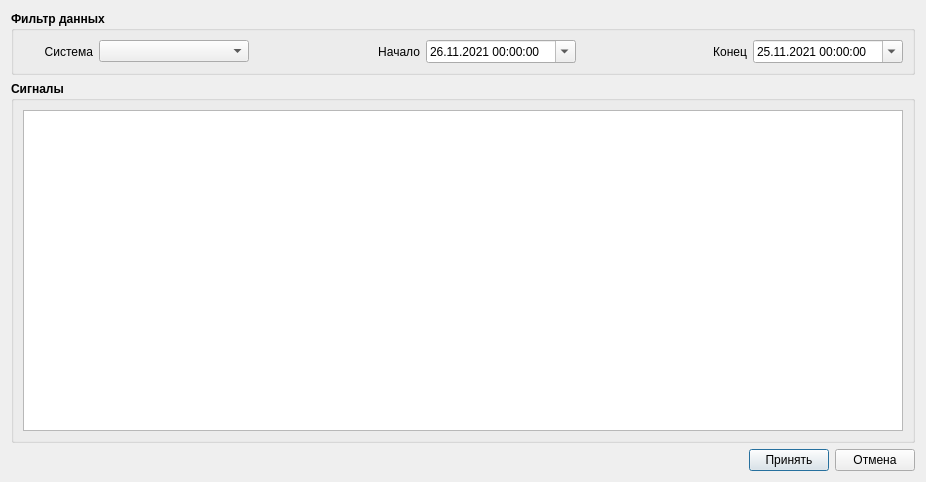
<?xml version="1.0" encoding="UTF-8"?>
<ui version="4.0">
 <class>DataFilterEditorDialog</class>
 <widget class="QDialog" name="DataFilterEditorDialog">
  <property name="geometry">
   <rect>
    <x>0</x>
    <y>0</y>
    <width>926</width>
    <height>482</height>
   </rect>
  </property>
  <property name="windowTitle">
   <string>Фильтр данных для восстановления</string>
  </property>
  <layout class="QVBoxLayout" name="verticalLayout">
   <item>
    <widget class="QGroupBox" name="groupBox_3">
     <property name="font">
      <font>
       <weight>75</weight>
       <bold>true</bold>
      </font>
     </property>
     <property name="title">
      <string>Фильтр данных</string>
     </property>
     <layout class="QHBoxLayout" name="horizontalLayout_2">
      <item>
       <widget class="QLabel" name="label_5">
        <property name="minimumSize">
         <size>
          <width>70</width>
          <height>0</height>
         </size>
        </property>
        <property name="maximumSize">
         <size>
          <width>70</width>
          <height>16777215</height>
         </size>
        </property>
        <property name="font">
         <font>
          <weight>50</weight>
          <bold>false</bold>
         </font>
        </property>
        <property name="text">
         <string>Система</string>
        </property>
        <property name="alignment">
         <set>Qt::AlignRight|Qt::AlignTrailing|Qt::AlignVCenter</set>
        </property>
       </widget>
      </item>
      <item>
       <widget class="QComboBox" name="comboBox">
        <property name="minimumSize">
         <size>
          <width>150</width>
          <height>0</height>
         </size>
        </property>
       </widget>
      </item>
      <item>
       <spacer name="horizontalSpacer_2">
        <property name="orientation">
         <enum>Qt::Horizontal</enum>
        </property>
        <property name="sizeHint" stdset="0">
         <size>
          <width>88</width>
          <height>20</height>
         </size>
        </property>
       </spacer>
      </item>
      <item>
       <widget class="QLabel" name="label">
        <property name="minimumSize">
         <size>
          <width>70</width>
          <height>0</height>
         </size>
        </property>
        <property name="maximumSize">
         <size>
          <width>70</width>
          <height>16777215</height>
         </size>
        </property>
        <property name="font">
         <font>
          <weight>50</weight>
          <bold>false</bold>
         </font>
        </property>
        <property name="text">
         <string>Начало</string>
        </property>
        <property name="alignment">
         <set>Qt::AlignRight|Qt::AlignTrailing|Qt::AlignVCenter</set>
        </property>
       </widget>
      </item>
      <item>
       <widget class="QDateTimeEdit" name="dateTimeStart">
        <property name="minimumSize">
         <size>
          <width>150</width>
          <height>0</height>
         </size>
        </property>
        <property name="font">
         <font>
          <weight>50</weight>
          <bold>false</bold>
         </font>
        </property>
        <property name="date">
         <date>
          <year>2021</year>
          <month>11</month>
          <day>26</day>
         </date>
        </property>
        <property name="maximumDateTime">
         <datetime>
          <hour>5</hour>
          <minute>59</minute>
          <second>59</second>
          <year>2099</year>
          <month>12</month>
          <day>31</day>
         </datetime>
        </property>
        <property name="maximumDate">
         <date>
          <year>2099</year>
          <month>12</month>
          <day>31</day>
         </date>
        </property>
        <property name="maximumTime">
         <time>
          <hour>5</hour>
          <minute>59</minute>
          <second>59</second>
         </time>
        </property>
        <property name="minimumTime">
         <time>
          <hour>9</hour>
          <minute>0</minute>
          <second>0</second>
         </time>
        </property>
        <property name="displayFormat">
         <string>dd.MM.yyyy hh:mm:ss</string>
        </property>
        <property name="calendarPopup">
         <bool>true</bool>
        </property>
        <property name="timeSpec">
         <enum>Qt::UTC</enum>
        </property>
       </widget>
      </item>
      <item>
       <spacer name="horizontalSpacer_3">
        <property name="orientation">
         <enum>Qt::Horizontal</enum>
        </property>
        <property name="sizeHint" stdset="0">
         <size>
          <width>88</width>
          <height>20</height>
         </size>
        </property>
       </spacer>
      </item>
      <item>
       <widget class="QLabel" name="label_2">
        <property name="minimumSize">
         <size>
          <width>70</width>
          <height>0</height>
         </size>
        </property>
        <property name="maximumSize">
         <size>
          <width>70</width>
          <height>16777215</height>
         </size>
        </property>
        <property name="font">
         <font>
          <weight>50</weight>
          <bold>false</bold>
         </font>
        </property>
        <property name="text">
         <string>Конец</string>
        </property>
        <property name="alignment">
         <set>Qt::AlignRight|Qt::AlignTrailing|Qt::AlignVCenter</set>
        </property>
       </widget>
      </item>
      <item>
       <widget class="QDateTimeEdit" name="dateTimeEnd">
        <property name="minimumSize">
         <size>
          <width>150</width>
          <height>0</height>
         </size>
        </property>
        <property name="font">
         <font>
          <weight>50</weight>
          <bold>false</bold>
         </font>
        </property>
        <property name="date">
         <date>
          <year>2021</year>
          <month>11</month>
          <day>25</day>
         </date>
        </property>
        <property name="maximumDateTime">
         <datetime>
          <hour>2</hour>
          <minute>59</minute>
          <second>59</second>
          <year>2099</year>
          <month>12</month>
          <day>31</day>
         </datetime>
        </property>
        <property name="maximumDate">
         <date>
          <year>2099</year>
          <month>12</month>
          <day>31</day>
         </date>
        </property>
        <property name="maximumTime">
         <time>
          <hour>2</hour>
          <minute>59</minute>
          <second>59</second>
         </time>
        </property>
        <property name="minimumTime">
         <time>
          <hour>6</hour>
          <minute>0</minute>
          <second>0</second>
         </time>
        </property>
        <property name="displayFormat">
         <string>dd.MM.yyyy hh:mm:ss</string>
        </property>
        <property name="calendarPopup">
         <bool>true</bool>
        </property>
        <property name="timeSpec">
         <enum>Qt::UTC</enum>
        </property>
       </widget>
      </item>
     </layout>
    </widget>
   </item>
   <item>
    <widget class="QGroupBox" name="groupBox_2">
     <property name="font">
      <font>
       <weight>75</weight>
       <bold>true</bold>
      </font>
     </property>
     <property name="title">
      <string>Сигналы</string>
     </property>
     <layout class="QVBoxLayout" name="verticalLayout_2">
      <item>
       <widget class="QTreeView" name="treeViewSignals">
        <property name="font">
         <font>
          <weight>50</weight>
          <bold>false</bold>
         </font>
        </property>
        <property name="sizeAdjustPolicy">
         <enum>QAbstractScrollArea::AdjustToContents</enum>
        </property>
        <property name="editTriggers">
         <set>QAbstractItemView::NoEditTriggers</set>
        </property>
        <property name="selectionBehavior">
         <enum>QAbstractItemView::SelectRows</enum>
        </property>
        <property name="expandsOnDoubleClick">
         <bool>false</bool>
        </property>
       </widget>
      </item>
     </layout>
    </widget>
   </item>
   <item>
    <layout class="QHBoxLayout" name="horizontalLayout">
     <item>
      <spacer name="horizontalSpacer">
       <property name="orientation">
        <enum>Qt::Horizontal</enum>
       </property>
       <property name="sizeHint" stdset="0">
        <size>
         <width>40</width>
         <height>20</height>
        </size>
       </property>
      </spacer>
     </item>
     <item>
      <widget class="QPushButton" name="bnApply">
       <property name="text">
        <string>Принять</string>
       </property>
      </widget>
     </item>
     <item>
      <widget class="QPushButton" name="bnCancel">
       <property name="text">
        <string>Отмена</string>
       </property>
      </widget>
     </item>
    </layout>
   </item>
  </layout>
 </widget>
 <resources/>
 <connections/>
</ui>
